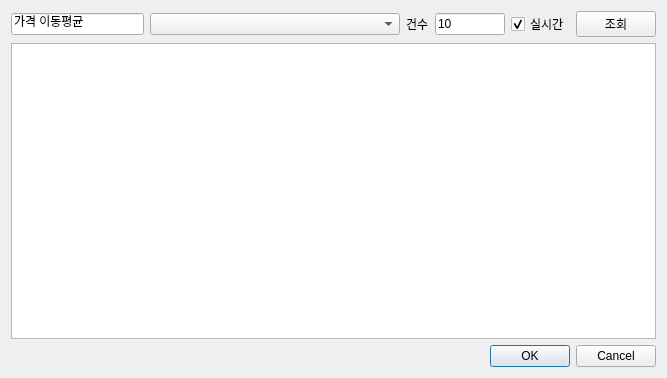
<?xml version="1.0" encoding="UTF-8"?>
<ui version="4.0">
 <class>Dialog</class>
 <widget class="QDialog" name="Dialog">
  <property name="geometry">
   <rect>
    <x>0</x>
    <y>0</y>
    <width>667</width>
    <height>378</height>
   </rect>
  </property>
  <property name="windowTitle">
   <string>차트인덱스</string>
  </property>
  <layout class="QVBoxLayout" name="verticalLayout">
   <item>
    <layout class="QHBoxLayout" name="horizontalLayout">
     <item>
      <widget class="QLineEdit" name="lineEdit_name">
       <property name="maximumSize">
        <size>
         <width>200</width>
         <height>16777215</height>
        </size>
       </property>
       <property name="text">
        <string>가격 이동평균</string>
       </property>
      </widget>
     </item>
     <item>
      <widget class="QComboBox" name="comboBox">
       <property name="minimumSize">
        <size>
         <width>250</width>
         <height>0</height>
        </size>
       </property>
       <property name="maximumSize">
        <size>
         <width>300</width>
         <height>16777215</height>
        </size>
       </property>
      </widget>
     </item>
     <item>
      <widget class="QLabel" name="label">
       <property name="text">
        <string>건수</string>
       </property>
      </widget>
     </item>
     <item>
      <widget class="QLineEdit" name="lineEdit_cnt">
       <property name="maximumSize">
        <size>
         <width>70</width>
         <height>16777215</height>
        </size>
       </property>
       <property name="text">
        <string>10</string>
       </property>
      </widget>
     </item>
     <item>
      <widget class="QCheckBox" name="checkBox">
       <property name="text">
        <string>실시간</string>
       </property>
       <property name="checked">
        <bool>true</bool>
       </property>
      </widget>
     </item>
     <item>
      <widget class="QPushButton" name="pushButton">
       <property name="text">
        <string>조회</string>
       </property>
      </widget>
     </item>
    </layout>
   </item>
   <item>
    <widget class="QTableView" name="tableView"/>
   </item>
   <item>
    <widget class="QDialogButtonBox" name="buttonBox">
     <property name="orientation">
      <enum>Qt::Horizontal</enum>
     </property>
     <property name="standardButtons">
      <set>QDialogButtonBox::Cancel|QDialogButtonBox::Ok</set>
     </property>
    </widget>
   </item>
  </layout>
 </widget>
 <resources/>
 <connections>
  <connection>
   <sender>buttonBox</sender>
   <signal>accepted()</signal>
   <receiver>Dialog</receiver>
   <slot>accept()</slot>
   <hints>
    <hint type="sourcelabel">
     <x>236</x>
     <y>368</y>
    </hint>
    <hint type="destinationlabel">
     <x>157</x>
     <y>274</y>
    </hint>
   </hints>
  </connection>
  <connection>
   <sender>buttonBox</sender>
   <signal>rejected()</signal>
   <receiver>Dialog</receiver>
   <slot>reject()</slot>
   <hints>
    <hint type="sourcelabel">
     <x>304</x>
     <y>368</y>
    </hint>
    <hint type="destinationlabel">
     <x>286</x>
     <y>274</y>
    </hint>
   </hints>
  </connection>
  <connection>
   <sender>pushButton</sender>
   <signal>clicked()</signal>
   <receiver>Dialog</receiver>
   <slot>inquiry()</slot>
   <hints>
    <hint type="sourcelabel">
     <x>473</x>
     <y>22</y>
    </hint>
    <hint type="destinationlabel">
     <x>417</x>
     <y>-20</y>
    </hint>
   </hints>
  </connection>
 </connections>
 <slots>
  <slot>inquiry()</slot>
  <slot>fileselect()</slot>
 </slots>
</ui>
